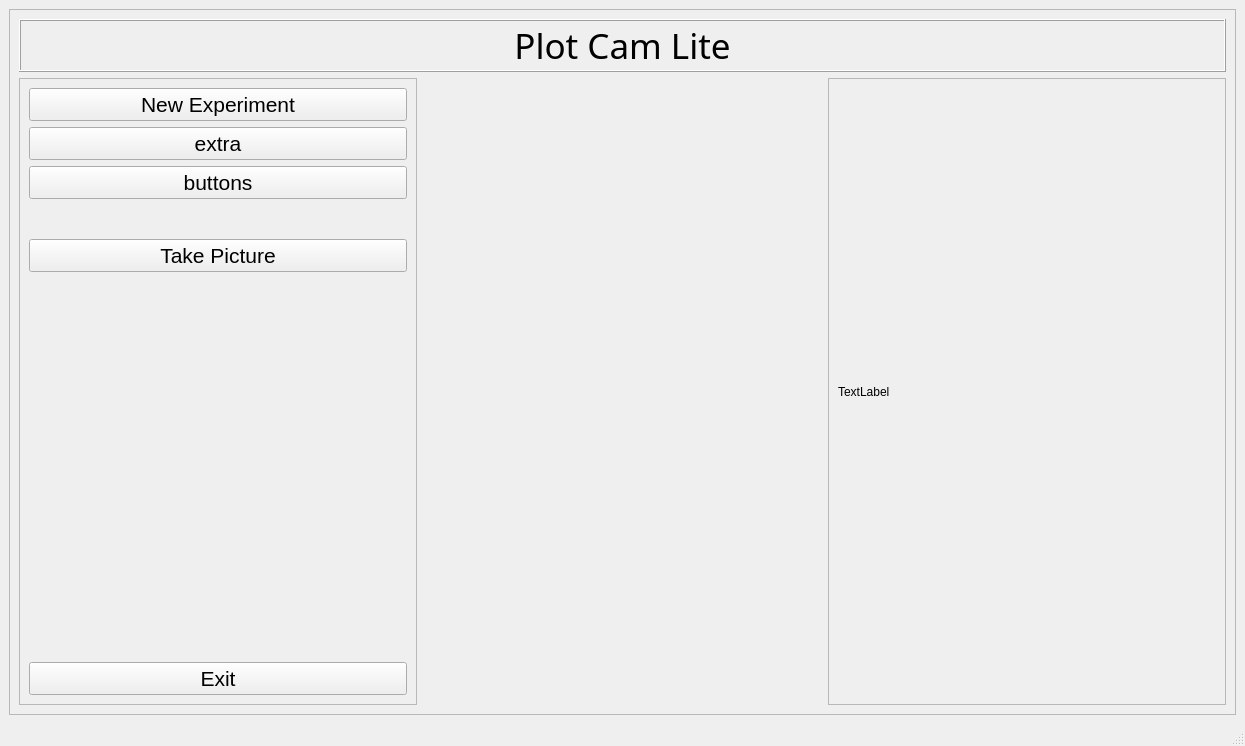
<?xml version="1.0" encoding="UTF-8"?>
<ui version="4.0">
 <class>MainWindow</class>
 <widget class="QMainWindow" name="MainWindow">
  <property name="geometry">
   <rect>
    <x>0</x>
    <y>0</y>
    <width>1245</width>
    <height>746</height>
   </rect>
  </property>
  <property name="windowTitle">
   <string>MainWindow</string>
  </property>
  <widget class="QWidget" name="centralwidget">
   <layout class="QGridLayout" name="gridLayout">
    <item row="0" column="0">
     <widget class="QFrame" name="frame">
      <property name="frameShape">
       <enum>QFrame::StyledPanel</enum>
      </property>
      <property name="frameShadow">
       <enum>QFrame::Raised</enum>
      </property>
      <layout class="QGridLayout" name="gridLayout_4">
       <item row="0" column="0" colspan="3">
        <widget class="QLabel" name="ui_title_label_2">
         <property name="sizePolicy">
          <sizepolicy hsizetype="Preferred" vsizetype="Fixed">
           <horstretch>0</horstretch>
           <verstretch>0</verstretch>
          </sizepolicy>
         </property>
         <property name="font">
          <font>
           <family>Rockwell Condensed</family>
           <pointsize>26</pointsize>
          </font>
         </property>
         <property name="frameShape">
          <enum>QFrame::Box</enum>
         </property>
         <property name="frameShadow">
          <enum>QFrame::Raised</enum>
         </property>
         <property name="text">
          <string>Plot Cam Lite</string>
         </property>
         <property name="alignment">
          <set>Qt::AlignCenter</set>
         </property>
        </widget>
       </item>
       <item row="1" column="2">
        <widget class="QFrame" name="frame_3">
         <property name="frameShape">
          <enum>QFrame::StyledPanel</enum>
         </property>
         <property name="frameShadow">
          <enum>QFrame::Raised</enum>
         </property>
         <layout class="QGridLayout" name="gridLayout_3">
          <item row="0" column="0">
           <widget class="QLabel" name="camera_label">
            <property name="text">
             <string>TextLabel</string>
            </property>
            <property name="scaledContents">
             <bool>true</bool>
            </property>
           </widget>
          </item>
         </layout>
        </widget>
       </item>
       <item row="1" column="1">
        <spacer name="horizontalSpacer">
         <property name="orientation">
          <enum>Qt::Horizontal</enum>
         </property>
         <property name="sizeType">
          <enum>QSizePolicy::Minimum</enum>
         </property>
         <property name="sizeHint" stdset="0">
          <size>
           <width>21</width>
           <height>20</height>
          </size>
         </property>
        </spacer>
       </item>
       <item row="1" column="0">
        <widget class="QFrame" name="frame_2">
         <property name="frameShape">
          <enum>QFrame::StyledPanel</enum>
         </property>
         <property name="frameShadow">
          <enum>QFrame::Sunken</enum>
         </property>
         <layout class="QGridLayout" name="gridLayout_2">
          <item row="0" column="0" colspan="2">
           <widget class="QPushButton" name="new_file_button">
            <property name="font">
             <font>
              <pointsize>16</pointsize>
             </font>
            </property>
            <property name="text">
             <string>New Experiment</string>
            </property>
           </widget>
          </item>
          <item row="3" column="0" colspan="2">
           <widget class="QLabel" name="file_name_label">
            <property name="sizePolicy">
             <sizepolicy hsizetype="Preferred" vsizetype="Fixed">
              <horstretch>0</horstretch>
              <verstretch>0</verstretch>
             </sizepolicy>
            </property>
            <property name="font">
             <font>
              <pointsize>18</pointsize>
             </font>
            </property>
            <property name="text">
             <string/>
            </property>
            <property name="alignment">
             <set>Qt::AlignCenter</set>
            </property>
           </widget>
          </item>
          <item row="4" column="0" colspan="2">
           <widget class="QPushButton" name="take_picture_button">
            <property name="font">
             <font>
              <pointsize>16</pointsize>
             </font>
            </property>
            <property name="text">
             <string>Take Picture</string>
            </property>
           </widget>
          </item>
          <item row="1" column="0" colspan="2">
           <widget class="QPushButton" name="pushButton_2">
            <property name="font">
             <font>
              <pointsize>16</pointsize>
             </font>
            </property>
            <property name="text">
             <string>extra</string>
            </property>
           </widget>
          </item>
          <item row="2" column="0" colspan="2">
           <widget class="QPushButton" name="pushButton_3">
            <property name="font">
             <font>
              <pointsize>16</pointsize>
             </font>
            </property>
            <property name="text">
             <string>buttons</string>
            </property>
           </widget>
          </item>
          <item row="10" column="0" colspan="2">
           <widget class="QPushButton" name="exit_button">
            <property name="font">
             <font>
              <pointsize>16</pointsize>
             </font>
            </property>
            <property name="text">
             <string>Exit</string>
            </property>
           </widget>
          </item>
          <item row="6" column="0" colspan="2">
           <widget class="QLabel" name="plot_number_label">
            <property name="sizePolicy">
             <sizepolicy hsizetype="Preferred" vsizetype="Fixed">
              <horstretch>0</horstretch>
              <verstretch>0</verstretch>
             </sizepolicy>
            </property>
            <property name="font">
             <font>
              <pointsize>16</pointsize>
             </font>
            </property>
            <property name="text">
             <string/>
            </property>
            <property name="alignment">
             <set>Qt::AlignCenter</set>
            </property>
           </widget>
          </item>
          <item row="7" column="0" colspan="2">
           <widget class="QLabel" name="camera_level_label">
            <property name="sizePolicy">
             <sizepolicy hsizetype="Preferred" vsizetype="Fixed">
              <horstretch>0</horstretch>
              <verstretch>0</verstretch>
             </sizepolicy>
            </property>
            <property name="font">
             <font>
              <pointsize>18</pointsize>
             </font>
            </property>
            <property name="text">
             <string/>
            </property>
            <property name="alignment">
             <set>Qt::AlignCenter</set>
            </property>
           </widget>
          </item>
          <item row="8" column="0" colspan="2">
           <layout class="QGridLayout" name="gridLayout_5">
            <item row="0" column="0">
             <widget class="QWidget" name="target_widget" native="true"/>
            </item>
           </layout>
          </item>
         </layout>
        </widget>
       </item>
      </layout>
     </widget>
    </item>
   </layout>
  </widget>
  <widget class="QMenuBar" name="menubar">
   <property name="geometry">
    <rect>
     <x>0</x>
     <y>0</y>
     <width>1245</width>
     <height>21</height>
    </rect>
   </property>
  </widget>
  <widget class="QStatusBar" name="statusbar"/>
 </widget>
 <resources/>
 <connections/>
</ui>
